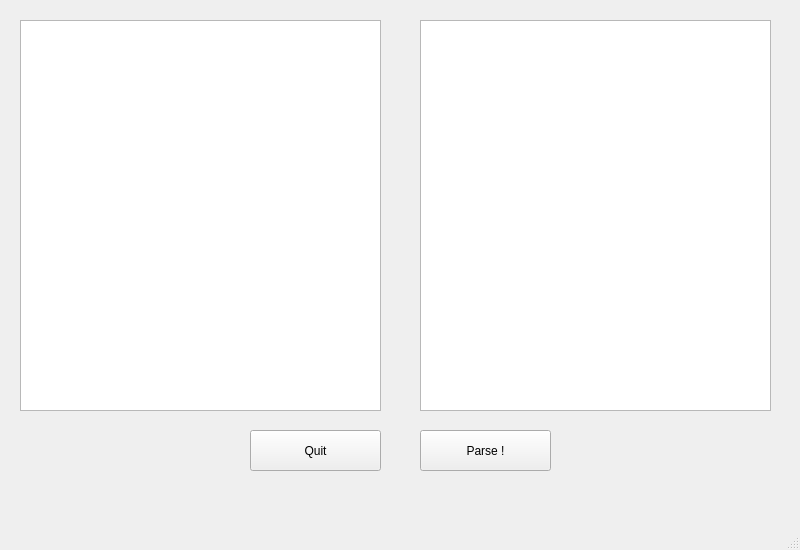
<?xml version="1.0" encoding="UTF-8"?>
<ui version="4.0">
 <class>MainWindow</class>
 <widget class="QMainWindow" name="MainWindow">
  <property name="geometry">
   <rect>
    <x>0</x>
    <y>0</y>
    <width>800</width>
    <height>550</height>
   </rect>
  </property>
  <property name="windowTitle">
   <string>MainWindow</string>
  </property>
  <widget class="QWidget" name="centralwidget">
   <widget class="QTextEdit" name="inputText">
    <property name="geometry">
     <rect>
      <x>20</x>
      <y>20</y>
      <width>361</width>
      <height>391</height>
     </rect>
    </property>
   </widget>
   <widget class="QPushButton" name="parse">
    <property name="geometry">
     <rect>
      <x>420</x>
      <y>430</y>
      <width>131</width>
      <height>41</height>
     </rect>
    </property>
    <property name="text">
     <string>Parse !</string>
    </property>
   </widget>
   <widget class="QTextBrowser" name="outputText">
    <property name="geometry">
     <rect>
      <x>420</x>
      <y>20</y>
      <width>351</width>
      <height>391</height>
     </rect>
    </property>
   </widget>
   <widget class="QPushButton" name="quit">
    <property name="geometry">
     <rect>
      <x>250</x>
      <y>430</y>
      <width>131</width>
      <height>41</height>
     </rect>
    </property>
    <property name="text">
     <string>Quit</string>
    </property>
   </widget>
  </widget>
  <widget class="QMenuBar" name="menubar">
   <property name="geometry">
    <rect>
     <x>0</x>
     <y>0</y>
     <width>800</width>
     <height>20</height>
    </rect>
   </property>
  </widget>
  <widget class="QStatusBar" name="statusbar"/>
 </widget>
 <resources/>
 <connections/>
</ui>
